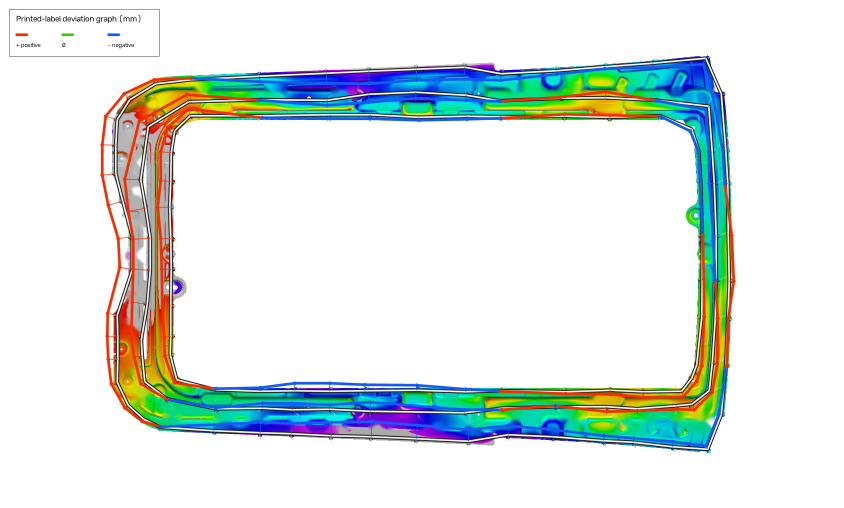
#> input picture mold-correction-demo/zero_line_detection/lab_pipeline/JD_67XX6-DR000/assets/03_zero_point_selection/mylab_deviation_graph.png, 1688 x 1016 px (shown at 1/2 size)
$ python -i generate_preview.py   (imports and definitions only)
#> lines starting #> are read from the running program, lines starting #| are printed output that depends on the picture; after the words box and inside, x2 and y2 are one past the last pixel; in counts of white or black regions, pixels touching at a corner belong together
#> further down, picture is the input picture: shape (1016, 1688, 3); mean B, G, R 228.1, 230.9, 221.7
"""Area-first / edge-following zero-line preview generator.

This is an isolated experiment.  It does not import or modify the production
zero-line engine.  It reads the label-inpainted scan images and their separate
color-map legends, then writes review-only masks and overlays.
"""

from __future__ import annotations

import argparse
import csv
import json
from dataclasses import dataclass
from pathlib import Path

import cv2
import numpy as np


DEMO_ROOT = Path(__file__).resolve().parents[2]
DEFAULT_INPUT = DEMO_ROOT / "label_removal" / "output" / "2_labels_inpainted"
DEFAULT_OUTPUT = Path(__file__).resolve().parent / "results"


@dataclass(frozen=True)
class ScanSpec:
    key: str
    vmin: float
    vmax: float


SPECS = (
    ScanSpec("JD_64XX2-DR000", -1.5, 2.0),
    ScanSpec("JD_67XX6-DR000", -3.0, 3.0),
    ScanSpec("JD_71XX2-DR000", -2.0, 2.0),
)

POS_RGB = (255, 70, 45)
NEG_RGB = (45, 120, 255)
ZERO_RGB = (255, 235, 0)
BOUNDARY_RGB = (255, 255, 255)


# [97 lines left out: functions imread_rgb, imwrite_rgb, imwrite_gray, find_one, _unwrap_hue, extract_color_ramp and 1 more, not called in this run]


def detect_part_mask(image_rgb: np.ndarray, white_threshold: int = 245) -> np.ndarray:
    """Find the largest non-white material component without filling true holes."""
#> called with white_threshold = 245
    non_white = (~np.all(image_rgb > white_threshold, axis=2)).astype(np.uint8)
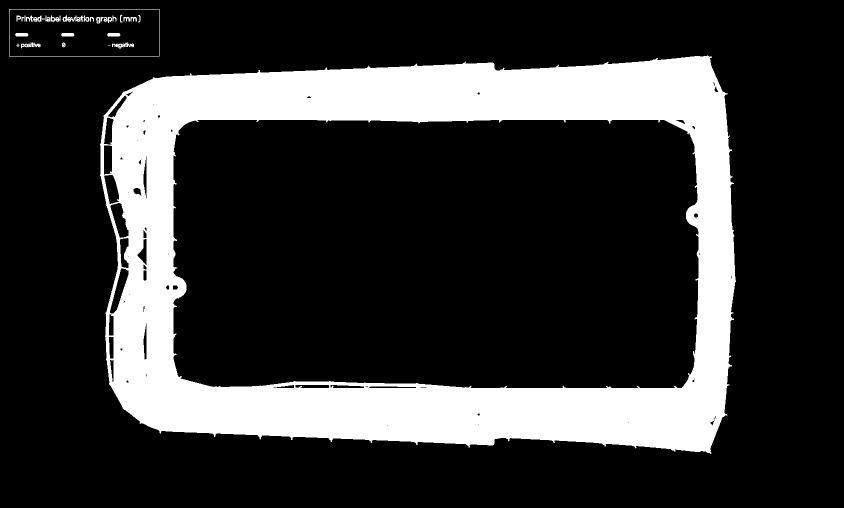
#> non_white: shape (1016, 1688) (shown at 1/2 size); values 0 (black) and 1 (white), 21% white; 30 white regions (3 under 20 px), largest, box (x1, y1, x2, y2) and area: (200, 111, 1472, 908) 356349, (18, 18, 319, 113) 788, (125, 31, 167, 44) 286
    k5 = cv2.getStructuringElement(cv2.MORPH_ELLIPSE, (5, 5))
    eroded = cv2.erode(non_white, k5, iterations=1)
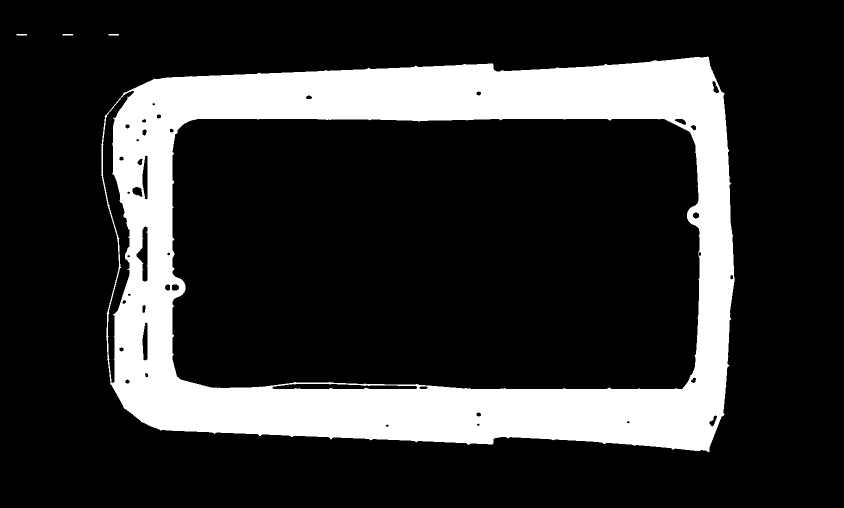
#> eroded: shape (1016, 1688) (shown at 1/2 size); values 0 (black) and 1 (white), 19.5% white; 4 white regions, box (x1, y1, x2, y2) and area: (202, 113, 1470, 904) 334383, (33, 68, 54, 71) 63, (125, 68, 146, 71) 63, (217, 68, 238, 71) 63
    n, labels, stats, _ = cv2.connectedComponentsWithStats(eroded, connectivity=8)
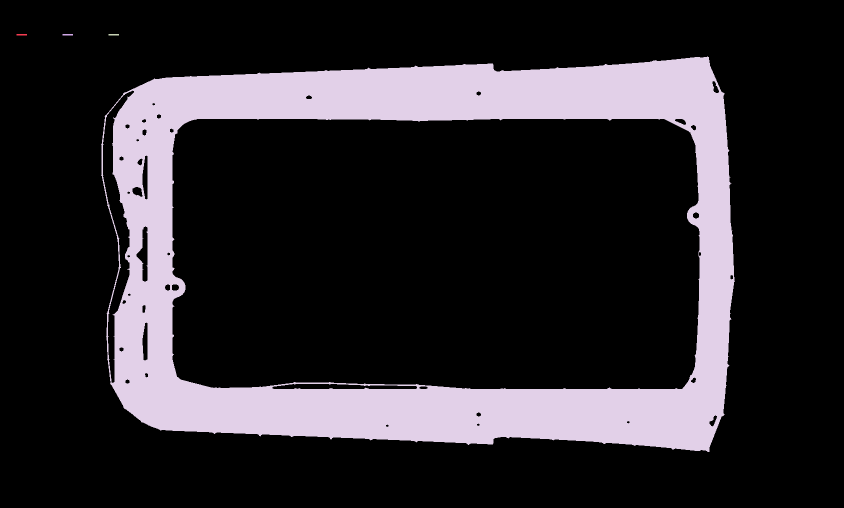
#> labels: shape (1016, 1688) int32 (shown at 1/2 size); 5 distinct labels, from 0 to 4; one colour per label, 0 black
#> n = 5; stats = [[0, 0, 1688, 1016, 1380436], [33, 68, 21, 3, 63], [125, 68, 21, 3, 63], [217, 68, 21, 3, 63], [202, 113, 1268, 791, 334383]]
    if n <= 1:
        return np.zeros_like(non_white, dtype=bool)
    largest = 1 + int(np.argmax(stats[1:, cv2.CC_STAT_AREA]))
#> largest = 4
    core = (labels == largest).astype(np.uint8)
#> core: shape (1016, 1688); values 0 (black) and 1 (white), 19.5% white; 1 white region, box (x1, y1, x2, y2) and area: (202, 113, 1470, 904) 334383
    restored = cv2.dilate(core, k5, iterations=1) & non_white
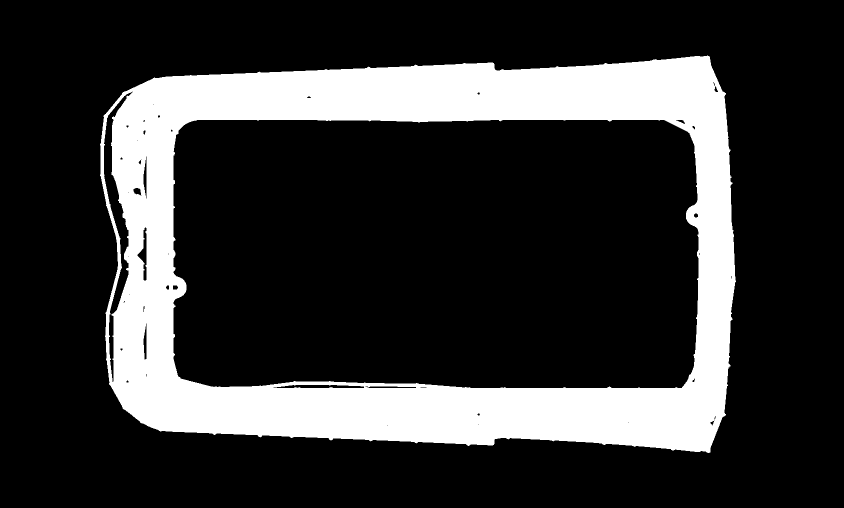
#> restored: shape (1016, 1688) (shown at 1/2 size); values 0 (black) and 1 (white), 20.7% white; 1 white region, box (x1, y1, x2, y2) and area: (200, 111, 1472, 906) 355310
    restored = cv2.morphologyEx(restored, cv2.MORPH_CLOSE, k5, iterations=2)
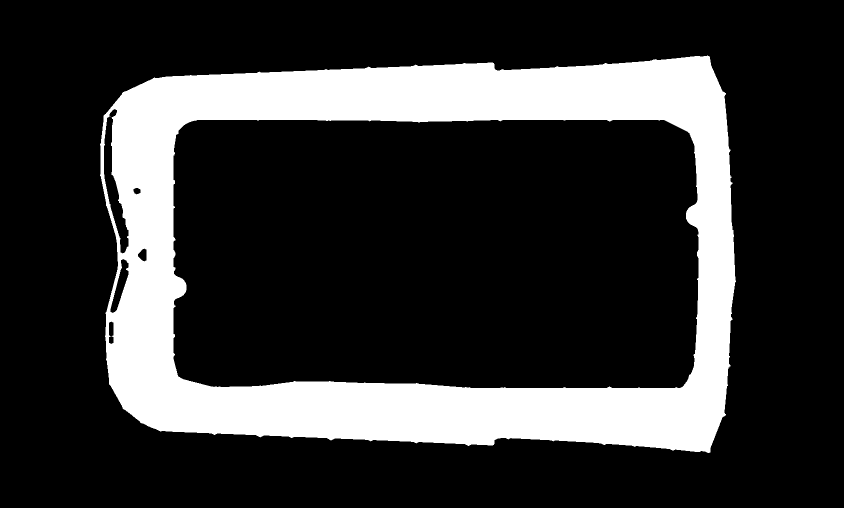
#> restored: shape (1016, 1688) (shown at 1/2 size); values 0 (black) and 1 (white), 20.9% white; 3 white regions (2 under 20 px), largest, box (x1, y1, x2, y2) and area: (200, 111, 1472, 906) 359193
    restored = cv2.morphologyEx(restored, cv2.MORPH_OPEN, k5, iterations=1)
#> restored: shape (1016, 1688); values 0 (black) and 1 (white), 20.9% white; 1 white region, box (x1, y1, x2, y2) and area: (200, 111, 1472, 906) 359189

    n, labels, stats, _ = cv2.connectedComponentsWithStats(restored, connectivity=8)
#> n = 2; stats = [[0, 0, 1688, 1016, 1355819], [200, 111, 1272, 795, 359189]]
    if n <= 1:
        return np.zeros_like(restored, dtype=bool)
    largest = 1 + int(np.argmax(stats[1:, cv2.CC_STAT_AREA]))
#> largest = 1
    return labels == largest


# [393 lines left out: functions clean_threshold_mask, select_large_regions, correction_boundary, detect_edge_following_line, blend_mask, draw_mask_line and 8 more, not called in this run]


# [2 lines not run here, left out]

>>> import cv2
>>> picture = cv2.imread('../../zero_line_detection/lab_pipeline/JD_67XX6-DR000/assets/03_zero_point_selection/mylab_deviation_graph.png')
>>> result = detect_part_mask(picture)
